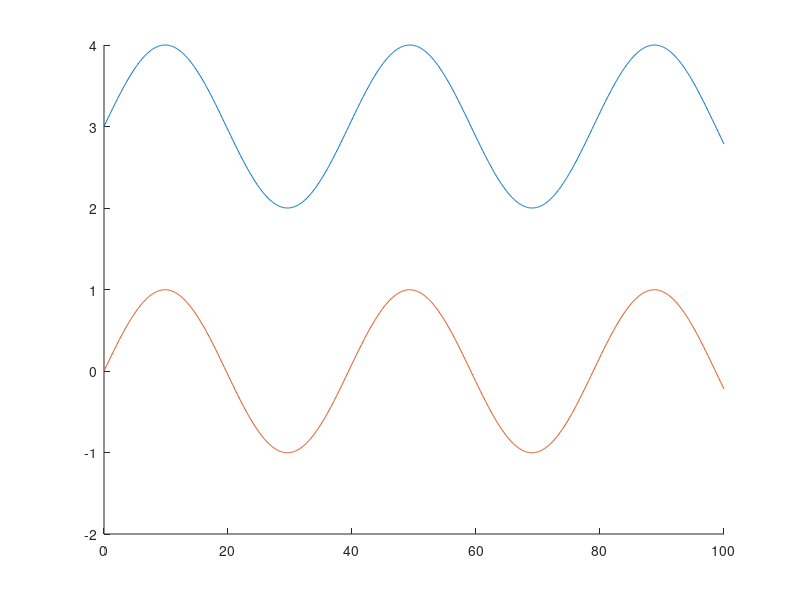

This chart was generated by the following MATLAB code:
x = linspace(0,100,1000);
data = sin(x/(2*3.14))+3;
highpass_data = zeros(1,1000);

dt = 50/10^6;
RC = 1;
a = RC / dt;

for n=2:1000
    highpass_data(n) = a/(a+1) * (highpass_data(n-1)+data(n)-data(n-1));
end

hold on;
plot(x,data);
plot(x,highpass_data);